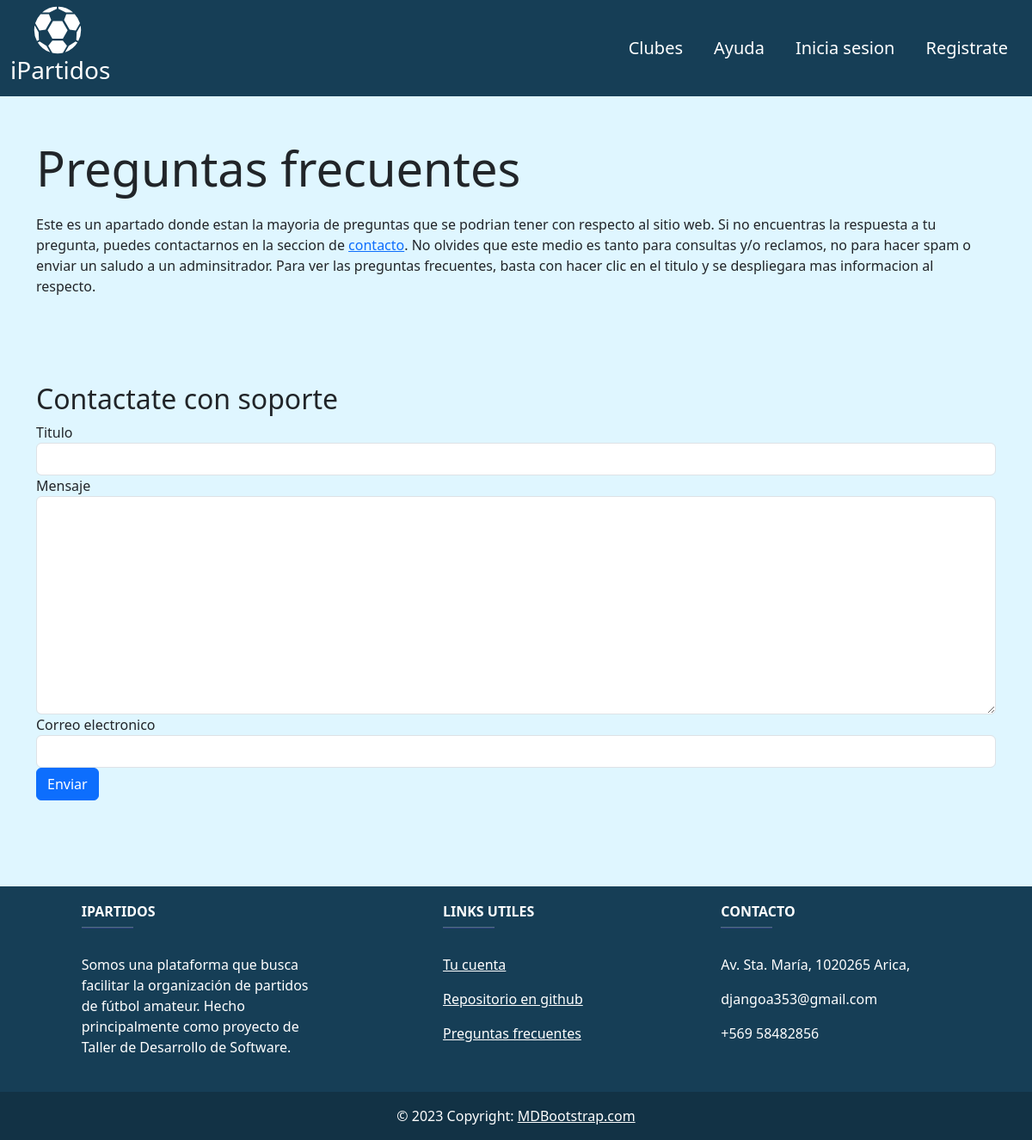
The app's page /help/, older data.
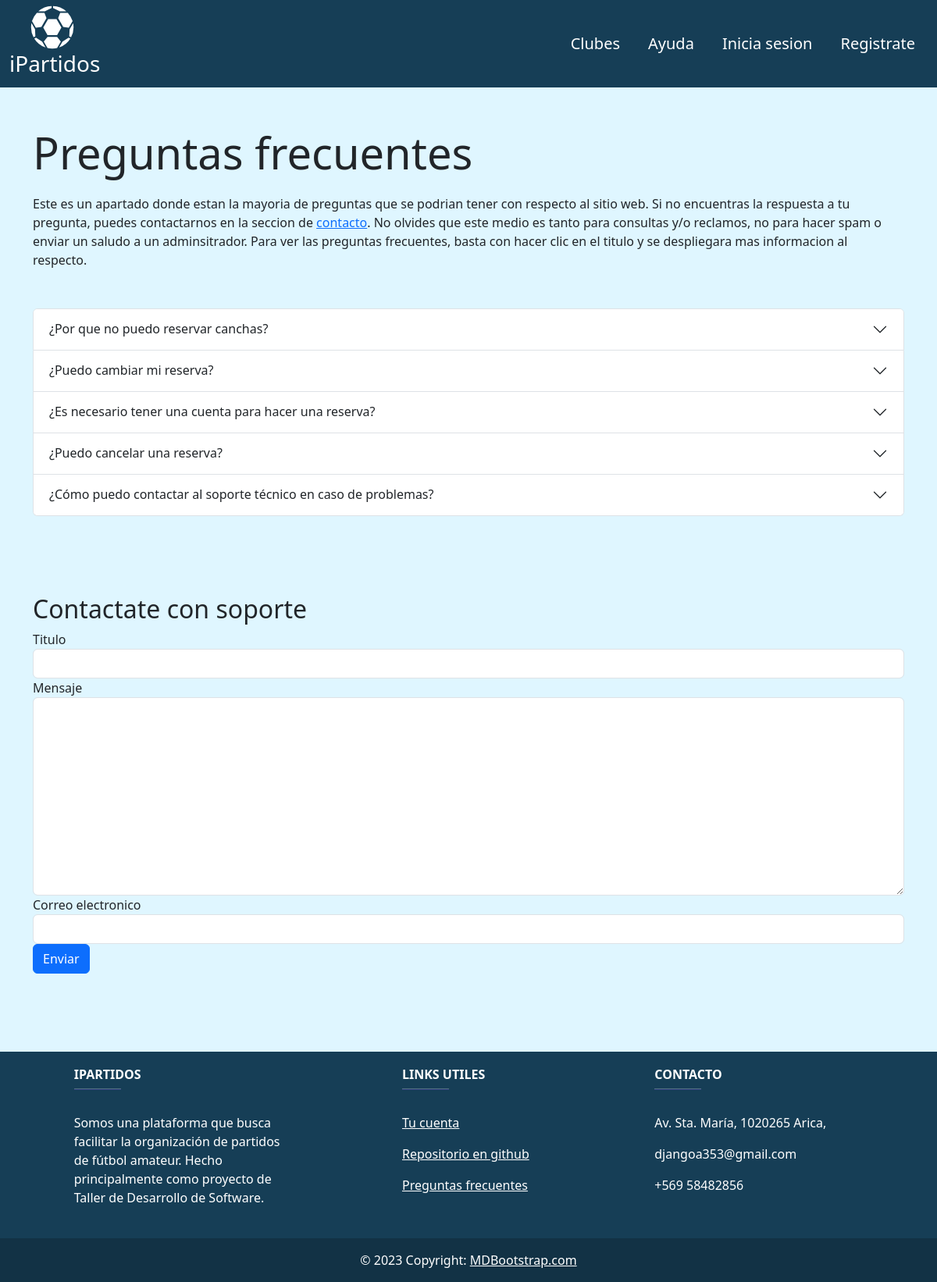
The same page, newer data.
### core/models.py (models this page shows, shortened)
class FrequentlyAskedQuestions(models.Model):
    title = models.CharField(max_length=200)
    answer = models.TextField()

### core/views.py (the view)
# urls.py: path('help/', views.help, name="help"),
def help(request):
    if request.method == 'POST':
        form = ContactForm(request.POST)
        if form.is_valid():
            title = form.cleaned_data['title']
            message = form.cleaned_data['message']
            email = form.cleaned_data['email'] if not request.user.is_authenticated else request.user.email
            account_type = 'Client' if request.user.is_authenticated and request.user.role == 'client' else 'Tenant'
            message += f"\n\nEmail: {email}\nAccount Type: {account_type}"
            send_mail(
                title,
                message,
                'djangoa353@gmail.com',
                ['djangoa353@gmail.com'],
                fail_silently=False,
            )
            form = ContactForm()
    else:
        form = ContactForm()
        if request.user.is_authenticated:
            del form.fields['email']
    faqs = FrequentlyAskedQuestions.objects.all()
    return render(request, 'core/help.html', {'faqs': faqs, 'form': form})
    faqs = FrequentlyAskedQuestions.objects.all()
    return render(request, 'core/help.html', {'faqs': faqs, 'form': form})

### core/forms.py
class ContactForm(forms.Form):
    title = forms.CharField(max_length=100, label='Titulo')
    message = forms.CharField(widget=forms.Textarea, label='Mensaje')
    email = forms.EmailField(label='Correo electronico', required=False)

### core/templates/core/help.html (shortened to what this page needs)
{% extends 'core/base.html' %}
{% block content %}
<div class='container-md'>
  <div>
    <h2 class="display-4" style="margin-top: 50px; margin-bottom: 20px;">Preguntas frecuentes</h2>
    <p>
      Este es un apartado donde estan la mayoria de preguntas que se podrian tener
      con respecto al sitio web. Si no encuentras la respuesta a tu pregunta, puedes
      contactarnos en la seccion de <a href="#support">contacto</a>. No olvides que este
      medio es tanto para consultas y/o reclamos, no para hacer spam o enviar un saludo a un
      adminsitrador. Para ver las preguntas frecuentes, basta con hacer clic en el titulo y se despliegara mas informacion al respecto.
    </p>
  </div>
  <div class="accordion" id="accordionExample" style="margin-top: 50px; margin-bottom: 100px;">
    {% for faq in faqs %}
    <div class="accordion-item">
        <h2 class="accordion-header">
            <button class="accordion-button collapsed" type="button" data-bs-toggle="collapse" data-bs-target="#collapse{{ forloop.counter }}" aria-expanded="false" aria-controls="collapse{{ forloop.counter }}">
                {{ faq.title }}
            </button>
        </h2>
    </div>
    {% endfor %}
</div>
  <h2 id="support">Contactate con soporte</h2>
  {% load widget_tweaks %}
  <form method="post">
      {% for field in form %}
      <div class="form-group">
          <label for="{{ field.id_for_label }}">{{ field.label }}</label>
          {{ field|add_class:"form-control" }}
      </div>
      {% endfor %}
      <button type="submit" class="btn btn-primary">Enviar</button>
  </form>
</div>
{% include 'core/footer.html' %}
{% endblock %}

Row changes from the older to the newer data that the page shows:
added FrequentlyAskedQuestions: title "¿Por que no puedo reservar canchas?"
added FrequentlyAskedQuestions: title "¿Puedo cambiar mi reserva?"
added FrequentlyAskedQuestions: title "¿Es necesario tener una cuenta para hacer una reserva?"
added FrequentlyAskedQuestions: title "¿Puedo cancelar una reserva?"
added FrequentlyAskedQuestions: title "¿Cómo puedo contactar al soporte técnico en caso de problemas?"
